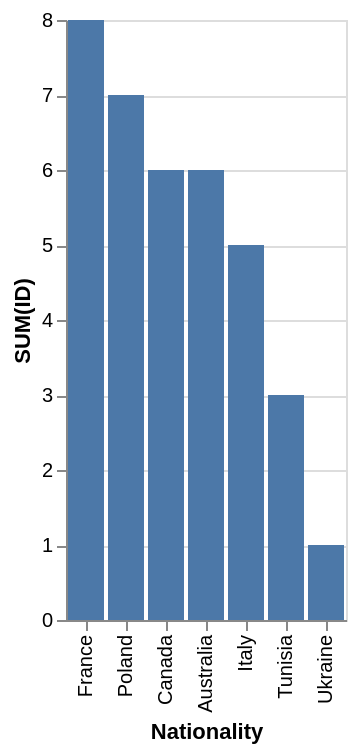

Express this chart as Vega-Lite.
### Vega-Lite specification from a JSON file in a GitHub repository (floating-point values rounded to 4 significant figures)
{"data": {"values": [{"x_data": "France", "y_data": 8}, {"x_data": "Poland", "y_data": 7}, {"x_data": "Canada", "y_data": 6}, {"x_data": "Australia", "y_data": 6}, {"x_data": "Italy", "y_data": 5}, {"x_data": "Tunisia", "y_data": 3}, {"x_data": "Ukraine", "y_data": 1}]}, "mark": "bar", "encoding": {"x": {"field": "x_data", "type": "nominal", "title": "Nationality", "sort": {"op": "sum", "field": "y_data", "order": "descending"}}, "y": {"field": "y_data", "type": "quantitative", "title": "SUM(ID)"}}}
